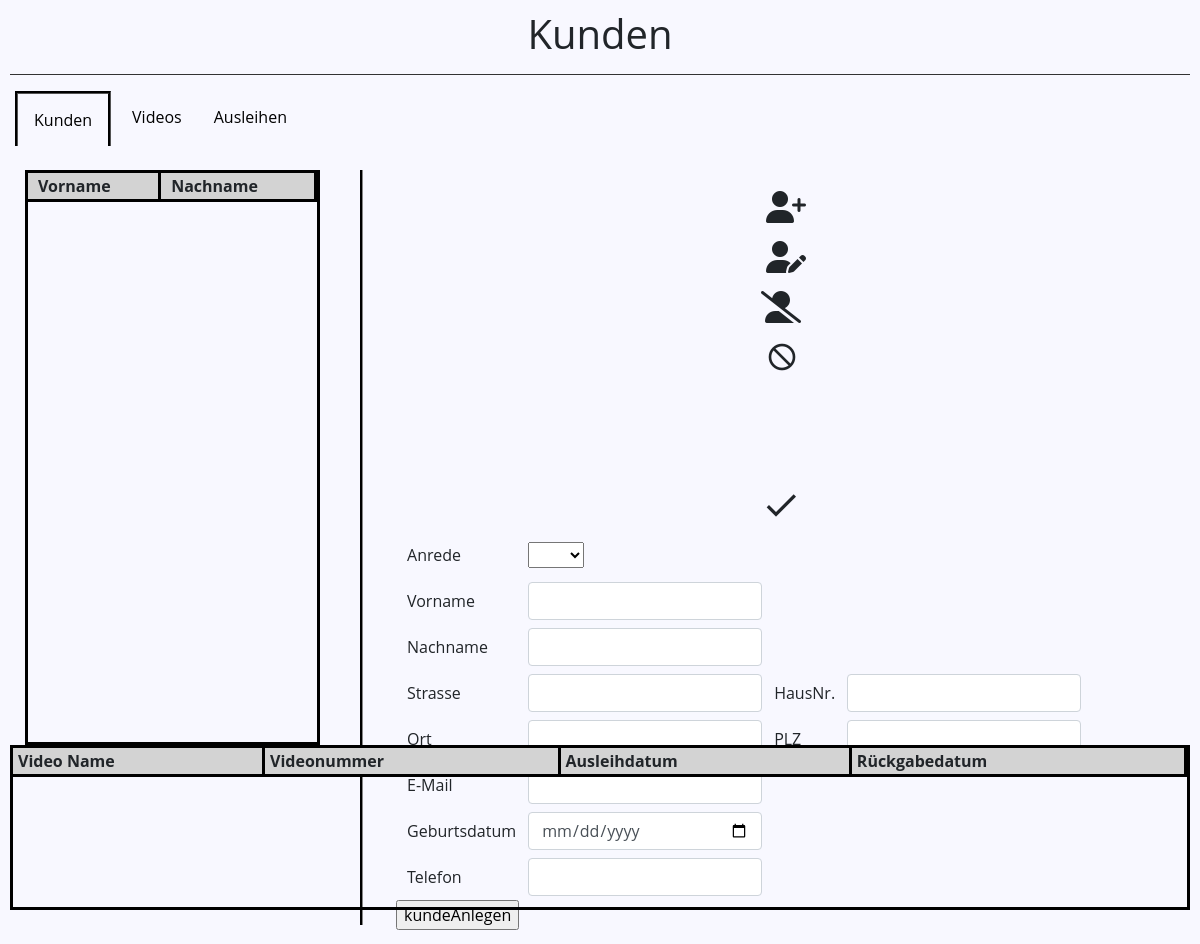
The page /index_videos.php on the database as committed earlier.
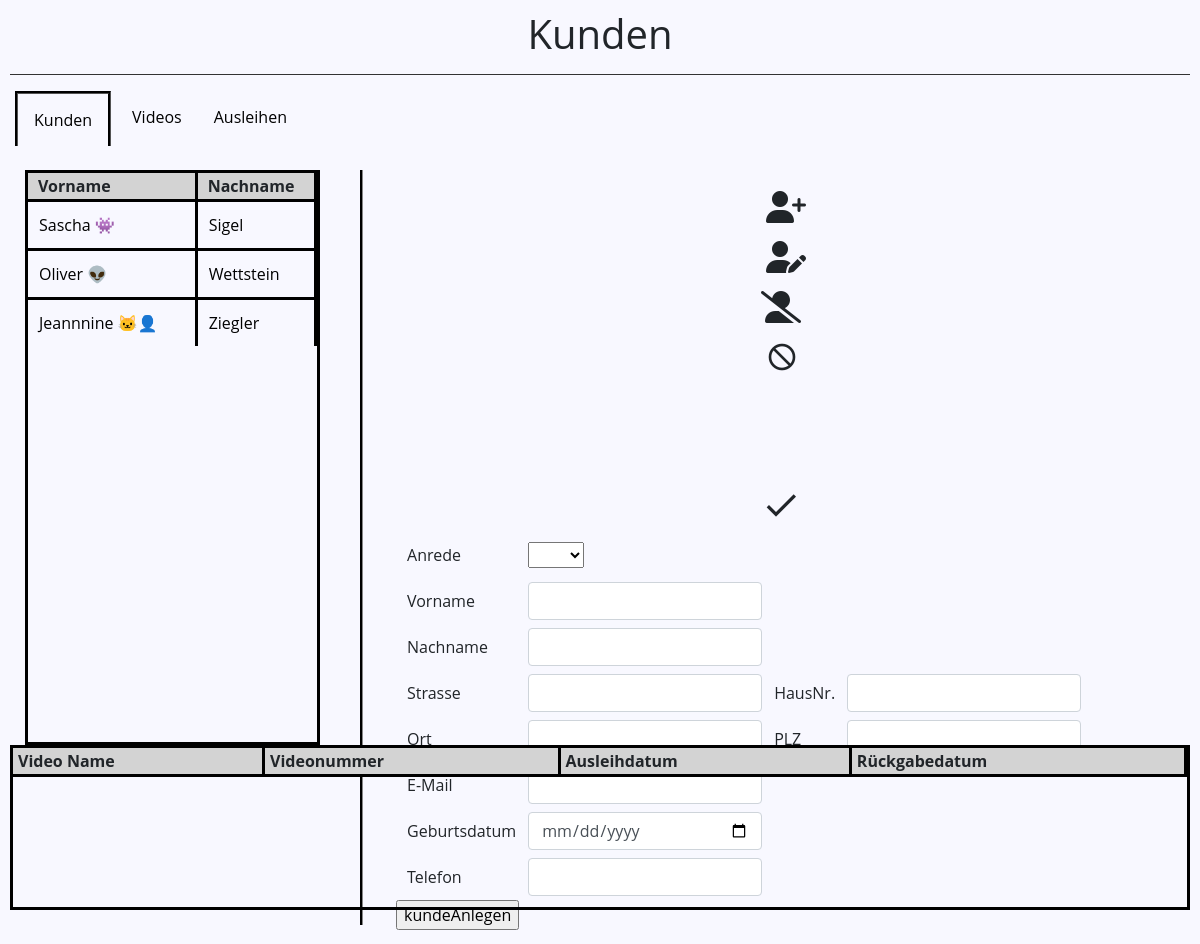
The same page on the database as committed later.
### tables this page shows
create table TKunden (
	KunNummer int unsigned primary key auto_increment,
    KunAnrede enum('Herr', 'Frau'),
    KunVorname varchar(40) not null,
    KunNachname varchar(40) not null,
    KunStrasse varchar(50) not null,
    KunEMail varchar(40) not null,
    KunGebDatum date not null,
    KunTelefon char(16) not null,
    OrtONRP int(5) not null
);

### index_videos.php (the view, shortened to what the changed rows need)
<?php
require_once "config.php";
?>
<!doctype html>
<html lang="de">
<head>
    <link rel="stylesheet" href="https://cdn.jsdelivr.net/npm/bootstrap@4.6.0/dist/css/bootstrap.min.css">
    <link href="css/bootstrap-custom.css" rel="stylesheet">
</head>
<body>
    <div class="container">
        <h1>Kunden</h1>
        <br>
        <div class="datatable">
            <table>
                <thead>
                    <tr>
                        <th>Vorname</th>
                        <th>Nachname</th>
                    </tr>
                </thead>
                <tbody>
                    <?php
                    $sql = "SELECT * FROM TKunden";
                    $result = $link->query($sql);
                    if ($result->num_rows > 0) {
                        while ($row = $result->fetch_assoc()) {
                            echo "  <tr>
                                        <td><a href='" . $_SERVER['PHP_SELF'] . '?kunNummer=' . $row['KunNummer'] . "'>" . $row['KunVorname'] . "</a></td>
                                        <td><a href='" . $_SERVER['PHP_SELF'] . '?kunNummer=' . $row['KunNummer'] . "'>" . $row['KunNachname'] . "</a></td>
                                    </tr>";
                        }
                    }
                    ?>
                </tbody>
            </table>
        </div>
        <div class="videos">
            <table>
                <thead>
                    <tr>
                        <th>Video Name</th>
                        <th>Videonummer</th>
                        <th>Ausleihdatum</th>
                        <th>Rückgabedatum</th>
                    </tr>
                </thead>
            </table>
        </div>
        <br>
    </div>
</body>
</html>

Rows that differ between the two databases and show on the page:
added tkunden: KunVorname "Sascha 👾", KunNachname "Sigel"
added tkunden: KunVorname "Oliver 👽", KunNachname "Wettstein"
added tkunden: KunVorname "Jeannnine 🐱‍👤", KunNachname "Ziegler"
